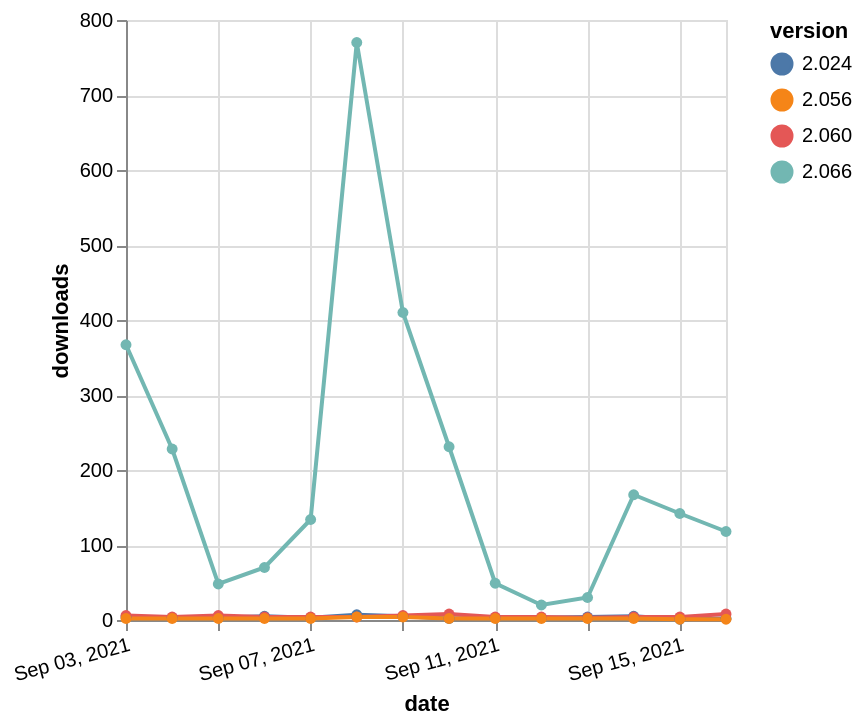

Vega-Lite specification for this chart:
### Vega-Lite specification from a JSON file in a GitHub repository (floating-point values rounded to 4 significant figures)
{"$schema": "https://vega.github.io/schema/vega-lite/v5.json", "description": "A simple bar chart with embedded data.", "data": {"values": [{"date": "2021-09-03", "total": 31764, "delta": 4, "version": "2.024"}, {"date": "2021-09-04", "total": 31767, "delta": 3, "version": "2.024"}, {"date": "2021-09-05", "total": 31770, "delta": 3, "version": "2.024"}, {"date": "2021-09-06", "total": 31775, "delta": 5, "version": "2.024"}, {"date": "2021-09-07", "total": 31778, "delta": 3, "version": "2.024"}, {"date": "2021-09-08", "total": 31785, "delta": 7, "version": "2.024"}, {"date": "2021-09-09", "total": 31790, "delta": 5, "version": "2.024"}, {"date": "2021-09-10", "total": 31792, "delta": 2, "version": "2.024"}, {"date": "2021-09-11", "total": 31795, "delta": 3, "version": "2.024"}, {"date": "2021-09-12", "total": 31798, "delta": 3, "version": "2.024"}, {"date": "2021-09-13", "total": 31802, "delta": 4, "version": "2.024"}, {"date": "2021-09-14", "total": 31807, "delta": 5, "version": "2.024"}, {"date": "2021-09-15", "total": 31808, "delta": 1, "version": "2.024"}, {"date": "2021-09-16", "total": 31810, "delta": 2, "version": "2.024"}, {"date": "2021-09-03", "total": 123208, "delta": 367, "version": "2.066"}, {"date": "2021-09-04", "total": 123436, "delta": 228, "version": "2.066"}, {"date": "2021-09-05", "total": 123484, "delta": 48, "version": "2.066"}, {"date": "2021-09-06", "total": 123554, "delta": 70, "version": "2.066"}, {"date": "2021-09-07", "total": 123688, "delta": 134, "version": "2.066"}, {"date": "2021-09-08", "total": 124458, "delta": 770, "version": "2.066"}, {"date": "2021-09-09", "total": 124868, "delta": 410, "version": "2.066"}, {"date": "2021-09-10", "total": 125099, "delta": 231, "version": "2.066"}, {"date": "2021-09-11", "total": 125148, "delta": 49, "version": "2.066"}, {"date": "2021-09-12", "total": 125168, "delta": 20, "version": "2.066"}, {"date": "2021-09-13", "total": 125198, "delta": 30, "version": "2.066"}, {"date": "2021-09-14", "total": 125365, "delta": 167, "version": "2.066"}, {"date": "2021-09-15", "total": 125507, "delta": 142, "version": "2.066"}, {"date": "2021-09-16", "total": 125625, "delta": 118, "version": "2.066"}, {"date": "2021-09-03", "total": 14079, "delta": 6, "version": "2.060"}, {"date": "2021-09-04", "total": 14083, "delta": 4, "version": "2.060"}, {"date": "2021-09-05", "total": 14089, "delta": 6, "version": "2.060"}, {"date": "2021-09-06", "total": 14093, "delta": 4, "version": "2.060"}, {"date": "2021-09-07", "total": 14097, "delta": 4, "version": "2.060"}, {"date": "2021-09-08", "total": 14101, "delta": 4, "version": "2.060"}, {"date": "2021-09-09", "total": 14107, "delta": 6, "version": "2.060"}, {"date": "2021-09-10", "total": 14115, "delta": 8, "version": "2.060"}, {"date": "2021-09-11", "total": 14119, "delta": 4, "version": "2.060"}, {"date": "2021-09-12", "total": 14123, "delta": 4, "version": "2.060"}, {"date": "2021-09-13", "total": 14126, "delta": 3, "version": "2.060"}, {"date": "2021-09-14", "total": 14130, "delta": 4, "version": "2.060"}, {"date": "2021-09-15", "total": 14134, "delta": 4, "version": "2.060"}, {"date": "2021-09-16", "total": 14142, "delta": 8, "version": "2.060"}, {"date": "2021-09-03", "total": 9051, "delta": 2, "version": "2.056"}, {"date": "2021-09-04", "total": 9053, "delta": 2, "version": "2.056"}, {"date": "2021-09-05", "total": 9055, "delta": 2, "version": "2.056"}, {"date": "2021-09-06", "total": 9057, "delta": 2, "version": "2.056"}, {"date": "2021-09-07", "total": 9059, "delta": 2, "version": "2.056"}, {"date": "2021-09-08", "total": 9063, "delta": 4, "version": "2.056"}, {"date": "2021-09-09", "total": 9067, "delta": 4, "version": "2.056"}, {"date": "2021-09-10", "total": 9069, "delta": 2, "version": "2.056"}, {"date": "2021-09-11", "total": 9071, "delta": 2, "version": "2.056"}, {"date": "2021-09-12", "total": 9073, "delta": 2, "version": "2.056"}, {"date": "2021-09-13", "total": 9075, "delta": 2, "version": "2.056"}, {"date": "2021-09-14", "total": 9077, "delta": 2, "version": "2.056"}, {"date": "2021-09-15", "total": 9078, "delta": 1, "version": "2.056"}, {"date": "2021-09-16", "total": 9079, "delta": 1, "version": "2.056"}]}, "width": "container", "mark": {"type": "line", "point": {"filled": true}}, "encoding": {"x": {"field": "date", "type": "temporal", "timeUnit": "yearmonthdate", "title": "date", "axis": {"labelAngle": -15}}, "y": {"field": "delta", "type": "quantitative", "title": "downloads"}, "color": {"field": "version", "type": "nominal"}, "tooltip": {"field": "delta"}}}
